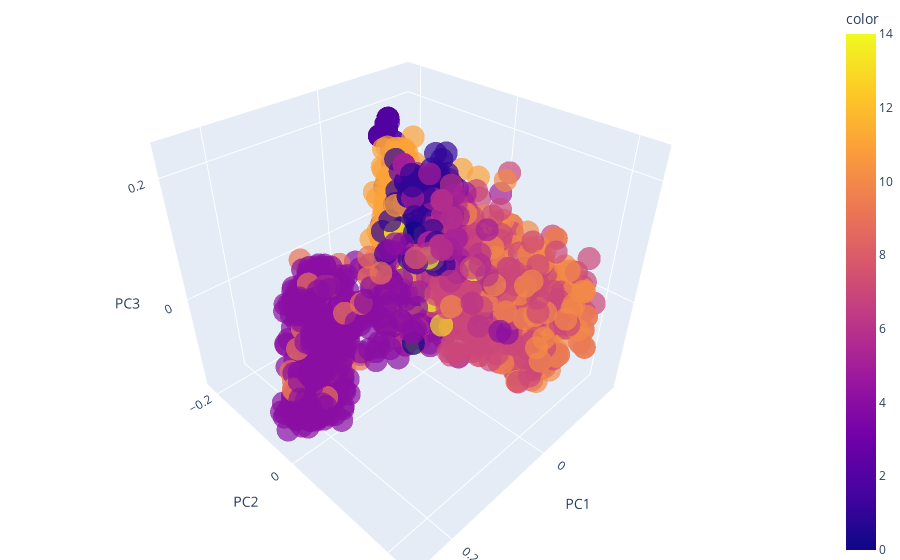

The cell this chart's notebook holds for it:
### Code cell
plot_pca(pcs=targets_pcs, colors=categories, names=categories)

### Figure 1 — Plotly figure (JSON) as saved in the notebook; plotly's stock layout.template omitted (floating-point values rounded to 4 significant figures; data arrays with more than 128 entries replaced by an {"elided": "..."} marker saying what was removed)
{"data": [{"hovertemplate": "<b>%{hovertext}</b><br><br>PC1=%{x}<br>PC2=%{y}<br>PC3=%{z}<br>color=%{marker.color}<extra></extra>", "hovertext": {"elided": "2211 int values"}, "legendgroup": "", "marker": {"color": {"elided": "2211 int values"}, "coloraxis": "coloraxis", "opacity": 0.7, "symbol": "circle"}, "mode": "markers", "name": "", "scene": "scene", "showlegend": false, "type": "scatter3d", "x": {"elided": "2211 float values"}, "y": {"elided": "2211 float values"}, "z": {"elided": "2211 float values"}}], "layout": {"coloraxis": {"colorbar": {"title": {"text": "color"}}, "colorscale": [[0, "#0d0887"], [0.1111, "#46039f"], [0.2222, "#7201a8"], [0.3333, "#9c179e"], [0.4444, "#bd3786"], [0.5556, "#d8576b"], [0.6667, "#ed7953"], [0.7778, "#fb9f3a"], [0.8889, "#fdca26"], [1, "#f0f921"]]}, "legend": {"tracegroupgap": 0}, "margin": {"b": 0, "l": 0, "r": 0, "t": 0}, "scene": {"domain": {"x": [0, 1], "y": [0, 1]}, "xaxis": {"title": {"text": "PC1"}}, "yaxis": {"title": {"text": "PC2"}}, "zaxis": {"title": {"text": "PC3"}}}, "showlegend": false, "title": {"text": "PCA"}}}
